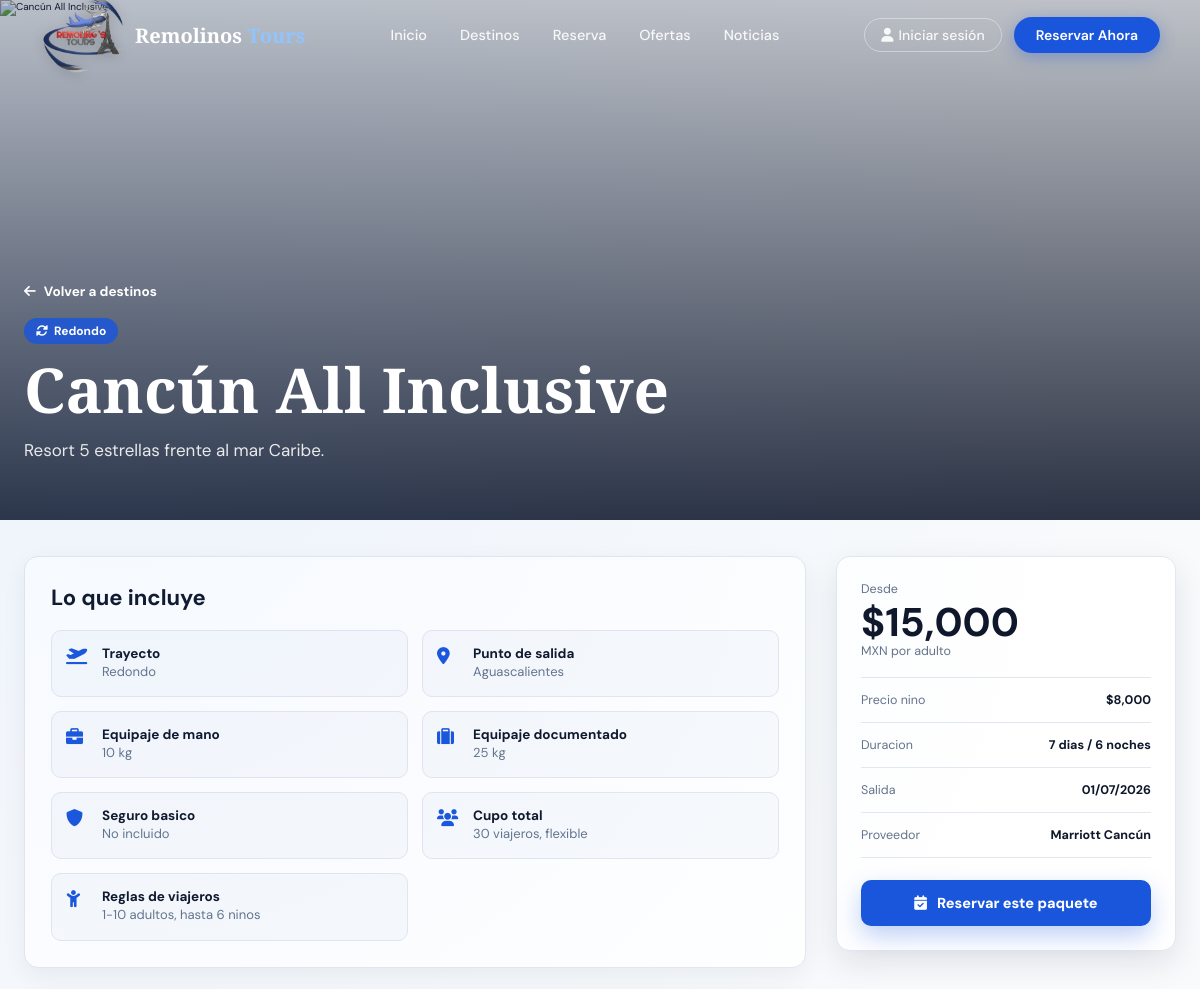
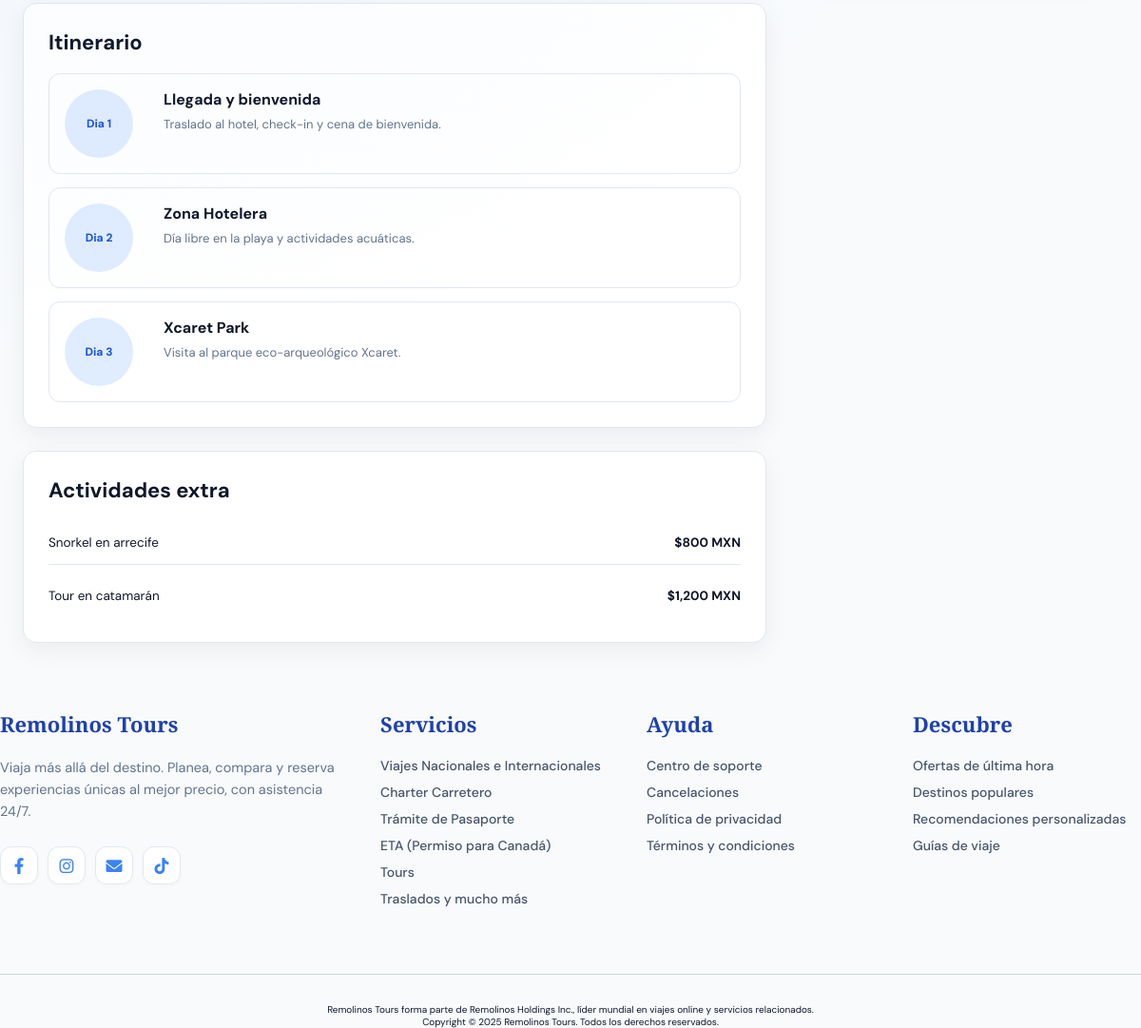
The app's page /componentes/Destinos/detalle.php?id=1 with its own data (2 pictures, top to bottom).
### tables this page shows
CREATE TABLE `destinos` (
  `id` int(11) NOT NULL,
  `nombre` varchar(150) NOT NULL,
  `descripcion` text DEFAULT NULL,
  `precio` decimal(10,2) NOT NULL DEFAULT 0.00 COMMENT 'Precio adulto',
  `precio_nino` decimal(10,2) NOT NULL DEFAULT 0.00,
  `id_proveedor` int(11) DEFAULT NULL,
  `foto_portada` varchar(255) DEFAULT 'default.png',
  `tipo_trayecto` varchar(50) NOT NULL DEFAULT 'Redondo',
  `cupo_total` int(11) NOT NULL DEFAULT 20,
  `punto_salida` varchar(100) DEFAULT NULL,
  `maleta_mano_kg` int(11) NOT NULL DEFAULT 10,
  `maleta_documentada_kg` int(11) NOT NULL DEFAULT 25,
  `seguro_basico_incluido` tinyint(1) NOT NULL DEFAULT 0,
  `fecha_salida` date DEFAULT NULL,
  `dias` int(11) NOT NULL DEFAULT 1,
  `noches` int(11) NOT NULL DEFAULT 0,
  `estado` enum('Activo','Inactivo','Agotado') NOT NULL DEFAULT 'Activo',
  `created_at` timestamp NOT NULL DEFAULT current_timestamp(),
  `activo` tinyint(1) DEFAULT 1
);

CREATE TABLE `itinerarios` (
  `id` int(11) NOT NULL,
  `id_destino` int(11) NOT NULL,
  `dia_numero` int(11) NOT NULL,
  `titulo_actividad` varchar(200) NOT NULL,
  `descripcion_actividad` text DEFAULT NULL
);

CREATE TABLE `actividades_extra` (
  `id` int(11) NOT NULL,
  `id_destino` int(11) NOT NULL,
  `nombre_actividad` varchar(200) NOT NULL,
  `precio_extra` decimal(10,2) NOT NULL DEFAULT 0.00
);

CREATE TABLE `proveedores` (
  `id_proveedor` int(11) NOT NULL,
  `nombre_proveedor` varchar(150) NOT NULL,
  `tipo_proveedor` varchar(100) NOT NULL COMMENT 'Aerolínea, Hotel, Crucero, etc.',
  `contacto` varchar(150) DEFAULT NULL,
  `telefono` varchar(30) DEFAULT NULL,
  `email` varchar(150) DEFAULT NULL
);

### componentes/Destinos/detalle.php (the view, shortened to what this page needs)
<?php
include $_SERVER['DOCUMENT_ROOT'] . '/Agencia_Remolinos/Database/conexion.php';
$id = (int)($_GET['id'] ?? 0);
$stmt = mysqli_prepare($conexion,
    "SELECT d.*, p.nombre_proveedor, p.tipo_proveedor
     FROM destinos d
     LEFT JOIN proveedores p ON d.id_proveedor = p.id_proveedor
     WHERE d.id = ? AND d.estado = 'Activo'
     LIMIT 1"
);
mysqli_stmt_bind_param($stmt, 'i', $id);
mysqli_stmt_execute($stmt);
$resDestino = mysqli_stmt_get_result($stmt);
$destino = mysqli_fetch_assoc($resDestino);
$itinerario = [];
$resIt = mysqli_query($conexion,
    "SELECT dia_numero, titulo_actividad, descripcion_actividad
     FROM itinerarios
     WHERE id_destino = $id
     ORDER BY dia_numero ASC"
);
if ($resIt) {
    while ($row = mysqli_fetch_assoc($resIt)) {
        $itinerario[] = $row;
    }
}
$extras = [];
$resExtras = mysqli_query($conexion,
    "SELECT nombre_actividad, precio_extra
     FROM actividades_extra
     WHERE id_destino = $id
     ORDER BY nombre_actividad ASC"
);
if ($resExtras) {
    while ($row = mysqli_fetch_assoc($resExtras)) {
        $extras[] = $row;
    }
}
$nombre = $destino['nombre'] ?? 'Paquete';
$imagen = $destino['foto_portada'] ?: 'default.png';
$dias = (int)($destino['dias'] ?? 0);
$noches = (int)($destino['noches'] ?? 0);
$precioBase = (float)($destino['precio'] ?? 0);
$precioFinal = (!empty($destino['es_oferta']) && !empty($destino['precio_oferta'])) ? (float)$destino['precio_oferta'] : $precioBase;
?>
<!DOCTYPE html>
<html lang="es">
<head>
    <link rel="stylesheet" href="https://cdnjs.cloudflare.com/ajax/libs/font-awesome/6.0.0/css/all.min.css">
    <link rel="stylesheet" href="/Agencia_Remolinos/componentes/header/header.css">
    <link rel="stylesheet" href="/Agencia_Remolinos/componentes/footer/footer.css">
    <link rel="stylesheet" href="/Agencia_Remolinos/componentes/Destinos/destinos.css">
</head>
<body class="destinos-page detalle-page">
<?php include $_SERVER['DOCUMENT_ROOT'] . '/Agencia_Remolinos/componentes/header/header.php'; ?>
<main>
    <section class="detalle-hero">
        <img src="/Agencia_Remolinos/assets/imagenes/<?= htmlspecialchars($imagen) ?>"
             alt="<?= htmlspecialchars($nombre) ?>"
             onerror="this.src='https://images.unsplash.com/photo-1507525428034-b723cf961d3e?w=1600&q=80'">
        <div class="detalle-hero-overlay"></div>
        <div class="detalle-hero-content">
            <a href="/Agencia_Remolinos/componentes/Destinos/destinos.php" class="detalle-back">
                <i class="fas fa-arrow-left"></i> Volver a destinos
            </a>
            <span class="dest-tipo-badge detalle-badge">
                <i class="fas fa-<?= ($destino['tipo_trayecto'] ?? '') === 'Redondo' ? 'sync-alt' : 'plane' ?>"></i>
                <?= htmlspecialchars($destino['tipo_trayecto'] ?? 'Redondo') ?>
            </span>
            <h1><?= htmlspecialchars($nombre) ?></h1>
            <p><?= htmlspecialchars($destino['descripcion'] ?? '') ?></p>
        </div>
    </section>
    <section class="detalle-shell">
        <div class="detalle-main">
            <div class="detalle-section">
                <h2>Lo que incluye</h2>
                <div class="detalle-incluye-grid">
                    <div class="detalle-incluye-item">
                        <i class="fas fa-plane-departure"></i>
                        <div>
                            <strong>Trayecto</strong>
                            <span><?= htmlspecialchars($destino['tipo_trayecto'] ?? 'Redondo') ?></span>
                        </div>
                    </div>
                    <div class="detalle-incluye-item">
                        <i class="fas fa-map-marker-alt"></i>
                        <div>
                            <strong>Punto de salida</strong>
                            <span><?= htmlspecialchars($destino['punto_salida'] ?: 'Por confirmar') ?></span>
                        </div>
                    </div>
                    <div class="detalle-incluye-item">
                        <i class="fas fa-briefcase"></i>
                        <div>
                            <strong>Equipaje de mano</strong>
                            <span><?= (int)($destino['maleta_mano_kg'] ?? 10) ?> kg</span>
                        </div>
                    </div>
                    <div class="detalle-incluye-item">
                        <i class="fas fa-suitcase"></i>
                        <div>
                            <strong>Equipaje documentado</strong>
                            <span><?= (int)($destino['maleta_documentada_kg'] ?? 25) ?> kg</span>
                        </div>
                    </div>
                    <div class="detalle-incluye-item">
                        <i class="fas fa-shield-alt"></i>
                        <div>
                            <strong>Seguro basico</strong>
                            <span><?= !empty($destino['seguro_basico_incluido']) ? 'Incluido' : 'No incluido' ?></span>
                        </div>
                    </div>
                <div class="detalle-incluye-item">
                    <i class="fas fa-users"></i>
                    <div>
                        <strong>Cupo total</strong>
                            <span><?= (int)($destino['cupo_total'] ?? 0) ?: 'Por confirmar' ?> viajeros, <?= htmlspecialchars($destino['tipo_cupo'] ?? 'flexible') ?></span>
                    </div>
                </div>
                    <div class="detalle-incluye-item">
                        <i class="fas fa-child"></i>
                        <div>
                            <strong>Reglas de viajeros</strong>
                            <span><?= (int)($destino['min_adultos'] ?? 1) ?>-<?= (int)($destino['max_adultos'] ?? 10) ?> adultos<?= !empty($destino['permite_ninos']) ? ', hasta '.(int)($destino['max_ninos'] ?? 0).' ninos' : ', sin ninos' ?></span>
                        </div>
                    </div>
                </div>
            </div>
            <div class="detalle-section">
                <h2>Itinerario</h2>
                <?php if (empty($itinerario)): ?>
                    <div class="detalle-empty-line">El itinerario detallado se confirmara con tu asesor.</div>
                <?php else: ?>
                    <div class="detalle-timeline">
                        <?php foreach ($itinerario as $item): ?>
                            <article class="detalle-day">
                                <div class="detalle-day-num">Dia <?= (int)$item['dia_numero'] ?></div>
                                <div>
                                    <h3><?= htmlspecialchars($item['titulo_actividad']) ?></h3>
                                    <p><?= htmlspecialchars($item['descripcion_actividad'] ?: 'Actividad por confirmar.') ?></p>
                                </div>
                            </article>
                        <?php endforeach; ?>
                    </div>
                <?php endif; ?>
            </div>
            <div class="detalle-section">
                <h2>Actividades extra</h2>
                <?php if (empty($extras)): ?>
                    <div class="detalle-empty-line">Este paquete no tiene actividades extra registradas todavia.</div>
                <?php else: ?>
                    <div class="detalle-extra-list">
                        <?php foreach ($extras as $extra): ?>
                            <div class="detalle-extra-item">
                                <span><?= htmlspecialchars($extra['nombre_actividad']) ?></span>
                                <strong>$<?= number_format((float)$extra['precio_extra'], 0, '.', ',') ?> MXN</strong>
                            </div>
                        <?php endforeach; ?>
                    </div>
                <?php endif; ?>
            </div>
        </div>
        <aside class="detalle-summary">
            <div class="detalle-summary-card">
                <span class="detalle-summary-label">Desde</span>
                <strong class="detalle-summary-price">$<?= number_format($precioFinal, 0, '.', ',') ?></strong>
                <span class="detalle-summary-currency">MXN por adulto</span>
                <?php if (!empty($destino['precio_nino'])): ?>
                    <div class="detalle-summary-row">
                        <span>Precio nino</span>
                        <strong>$<?= number_format((float)$destino['precio_nino'], 0, '.', ',') ?></strong>
                    </div>
                <?php endif; ?>
                <?php if ($dias > 0): ?>
                    <div class="detalle-summary-row">
                        <span>Duracion</span>
                        <strong><?= $dias ?> dias<?= $noches > 0 ? " / $noches noches" : '' ?></strong>
                    </div>
                <?php endif; ?>
                <?php if (!empty($destino['fecha_salida'])): ?>
                    <div class="detalle-summary-row">
                        <span>Salida</span>
                        <strong><?= date('d/m/Y', strtotime($destino['fecha_salida'])) ?></strong>
                    </div>
                <?php endif; ?>
                <?php if (!empty($destino['nombre_proveedor'])): ?>
                    <div class="detalle-summary-row">
                        <span>Proveedor</span>
                        <strong><?= htmlspecialchars($destino['nombre_proveedor']) ?></strong>
                    </div>
                <?php endif; ?>
                <a href="/Agencia_Remolinos/componentes/Reserva/reserva.php?id_destino=<?= (int)$destino['id'] ?>"
                   class="detalle-reserva-btn">
                    <i class="fas fa-calendar-check"></i> Reservar este paquete
                </a>
            </div>
        </aside>
    </section>
</main>
<?php include $_SERVER['DOCUMENT_ROOT'] . '/Agencia_Remolinos/componentes/footer/footer.php'; ?>
</body>
</html>

### componentes/header/header.css (style rules this page uses)
html { font-size: 62.5%; scroll-behavior: smooth; overflow-x: hidden; }
*, *::before, *::after { box-sizing: border-box; margin: 0; padding: 0; }
body { font-family: 'DM Sans', sans-serif; }

### componentes/Destinos/destinos.css (style rules this page uses)
*, *::before, *::after { box-sizing: border-box; margin: 0; padding: 0; }
.destinos-page { font-family: 'DM Sans', 'Segoe UI', system-ui, sans-serif; background: #f8fafc; }
.dest-tipo-badge { position: absolute; top: 14px; left: 14px; background: rgba(26,86,219,.85); color: #fff; backdrop-filter: blur(4px); border-radius: 50px; padding: 5px 12px; font-size: 1.2rem; font-weight: 700; display: flex; align-items: center; gap: 6px; }
.detalle-page { background: #f8fafc; color: #0f172a; }
.detalle-hero { position: relative; min-height: 520px; display: flex; align-items: flex-end; overflow: hidden; }
.detalle-hero > img { position: absolute; inset: 0; width: 100%; height: 100%; object-fit: cover; }
.detalle-hero-overlay { position: absolute; inset: 0; background: linear-gradient(to bottom, rgba(15,23,42,.25), rgba(15,23,42,.88)); }
.detalle-hero-content { position: relative; z-index: 1; width: min(1180px, calc(100% - 48px)); margin: 0 auto; padding: 150px 0 56px; color: #fff; }
.detalle-back { display: inline-flex; align-items: center; gap: 8px; color: #fff; text-decoration: none; font-size: 1.35rem; font-weight: 700; margin-bottom: 18px; }
.detalle-badge { position: static; width: fit-content; margin-bottom: 14px; }
.detalle-hero h1 { font-family: 'Playfair Display', serif; font-size: clamp(3rem, 7vw, 6.2rem); line-height: 1; margin-bottom: 16px; }
.detalle-hero p { max-width: 760px; font-size: 1.7rem; line-height: 1.65; color: rgba(255,255,255,.88); }
.detalle-shell { width: min(1180px, calc(100% - 48px)); margin: 36px auto 70px; display: grid; grid-template-columns: minmax(0, 1fr) 340px; gap: 30px; align-items: start; }
.detalle-main { display: grid; gap: 24px; }
.detalle-section { background: #fff; border: 1px solid #e2e8f0; border-radius: 14px; padding: 26px; box-shadow: 0 8px 24px rgba(15,23,42,.06); }
.detalle-section h2 { font-size: 2.2rem; margin-bottom: 18px; }
.detalle-incluye-grid { display: grid; grid-template-columns: repeat(2, minmax(0, 1fr)); gap: 14px; }
.detalle-incluye-item { display: flex; gap: 14px; align-items: flex-start; background: #f8fafc; border: 1px solid #e2e8f0; border-radius: 10px; padding: 14px; }
.detalle-incluye-item i { color: #1a56db; font-size: 1.7rem; width: 22px; margin-top: 2px; }
.detalle-incluye-item strong, .detalle-extra-item strong { display: block; font-size: 1.35rem; color: #0f172a; }
.detalle-incluye-item span, .detalle-day p, .detalle-empty-line { font-size: 1.3rem; color: #64748b; line-height: 1.55; }
.detalle-timeline { display: grid; gap: 14px; }
.detalle-day { display: grid; grid-template-columns: 86px 1fr; gap: 18px; padding: 16px; border: 1px solid #e2e8f0; border-radius: 12px; background: #fff; }
.detalle-day-num { width: 72px; height: 72px; border-radius: 50%; background: #e0ecff; color: #1a56db; display: grid; place-items: center; text-align: center; font-weight: 800; font-size: 1.2rem; }
.detalle-day h3 { font-size: 1.6rem; margin-bottom: 6px; }
.detalle-extra-list { display: grid; gap: 10px; }
.detalle-extra-item { display: flex; justify-content: space-between; gap: 14px; align-items: center; padding: 14px 0; border-bottom: 1px solid #e2e8f0; font-size: 1.35rem; }
.detalle-extra-item:last-child { border-bottom: 0; }
.detalle-summary { position: sticky; top: 96px; }
.detalle-summary-card { background: #fff; border: 1px solid #e2e8f0; border-radius: 14px; padding: 24px; box-shadow: 0 12px 32px rgba(15,23,42,.1); }
.detalle-summary-label, .detalle-summary-currency { display: block; color: #64748b; font-size: 1.25rem; }
.detalle-summary-price { display: block; color: #0f172a; font-size: 4rem; line-height: 1.05; margin-top: 4px; }
.detalle-summary-row { display: flex; justify-content: space-between; gap: 12px; padding: 14px 0; border-bottom: 1px solid #e2e8f0; font-size: 1.25rem; }
.detalle-summary-row:first-of-type { margin-top: 18px; border-top: 1px solid #e2e8f0; }
.detalle-summary-row span { color: #64748b; }
.detalle-summary-row strong { text-align: right; }
.detalle-reserva-btn { display: flex; align-items: center; justify-content: center; gap: 10px; width: 100%; margin-top: 22px; padding: 14px 18px; border-radius: 10px; background: #1a56db; color: #fff; text-decoration: none; font-size: 1.45rem; font-weight: 800; box-shadow: 0 10px 24px rgba(26,86,219,.28); }

### records on screen
destinos: tipo_trayecto "Redondo", nombre "Cancún All Inclusive", descripcion "Resort 5 estrellas frente al mar Caribe.", punto_salida "Aguascalientes", maleta_mano_kg "10", maleta_documentada_kg "25", cupo_total "30", tipo_cupo "flexible", min_adultos "1", max_adultos "10", max_ninos "6", precioFinal "15,000", precio_nino "8,000", dias "7", noches "6", fecha_salida "01/07/2026", id_proveedor.nombre_proveedor "Marriott Cancún"
itinerarios: dia_numero "1", titulo_actividad "Llegada y bienvenida", descripcion_actividad "Traslado al hotel, check-in y cena de bienvenida."
itinerarios: dia_numero "2", titulo_actividad "Zona Hotelera", descripcion_actividad "Día libre en la playa y actividades acuáticas."
itinerarios: dia_numero "3", titulo_actividad "Xcaret Park", descripcion_actividad "Visita al parque eco-arqueológico Xcaret."
actividades_extra: nombre_actividad "Snorkel en arrecife", precio_extra "800"
actividades_extra: nombre_actividad "Tour en catamarán", precio_extra "1,200"
